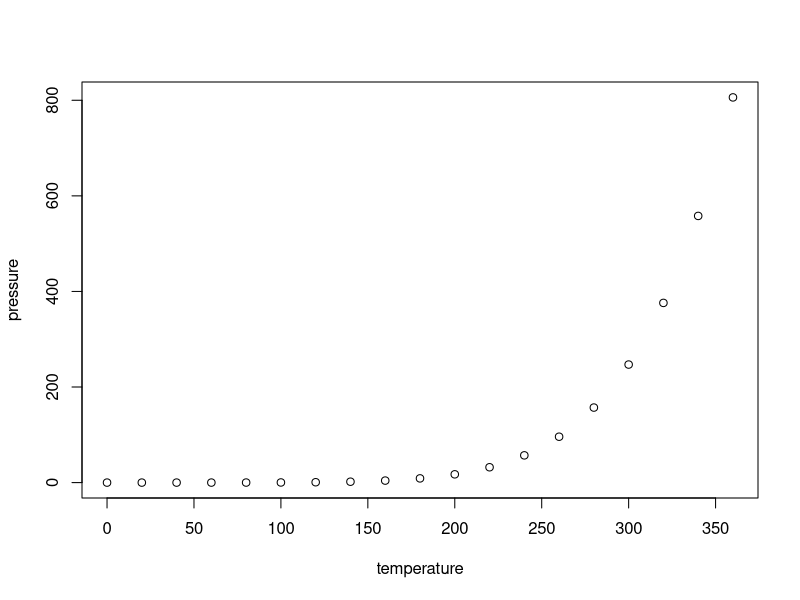
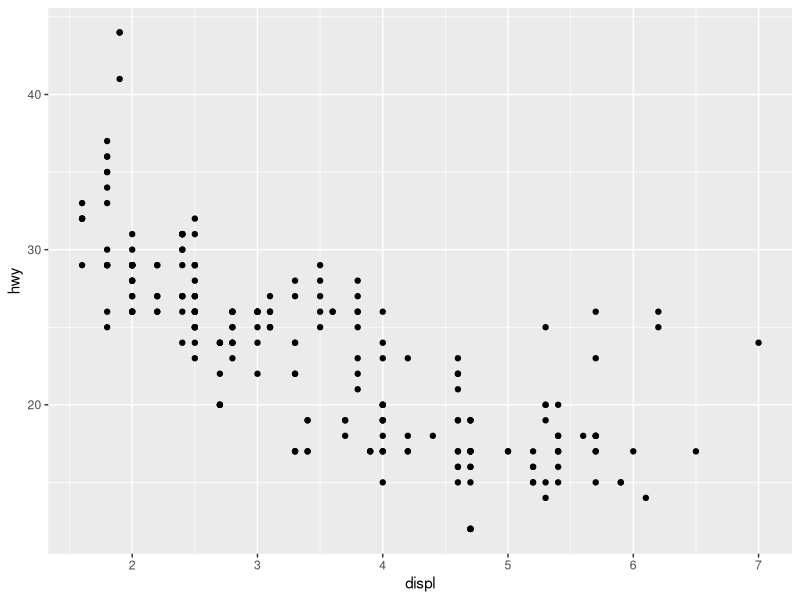
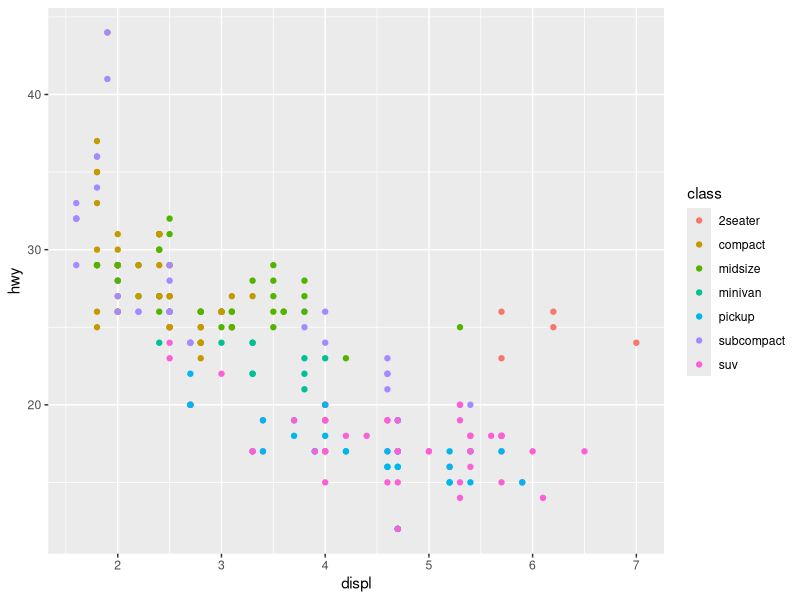
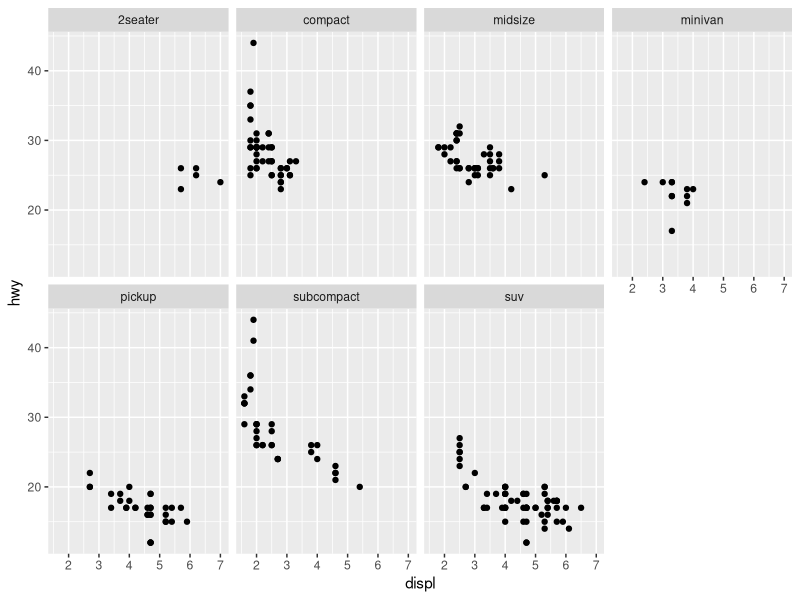
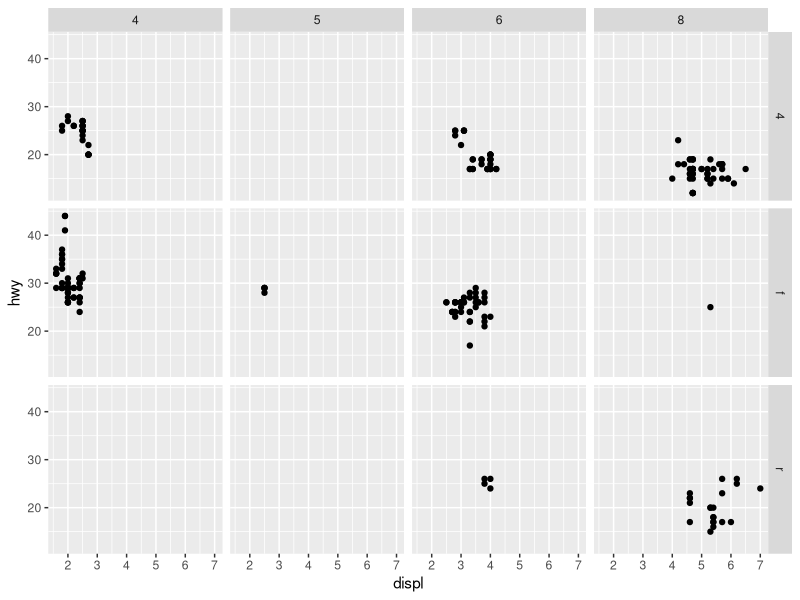
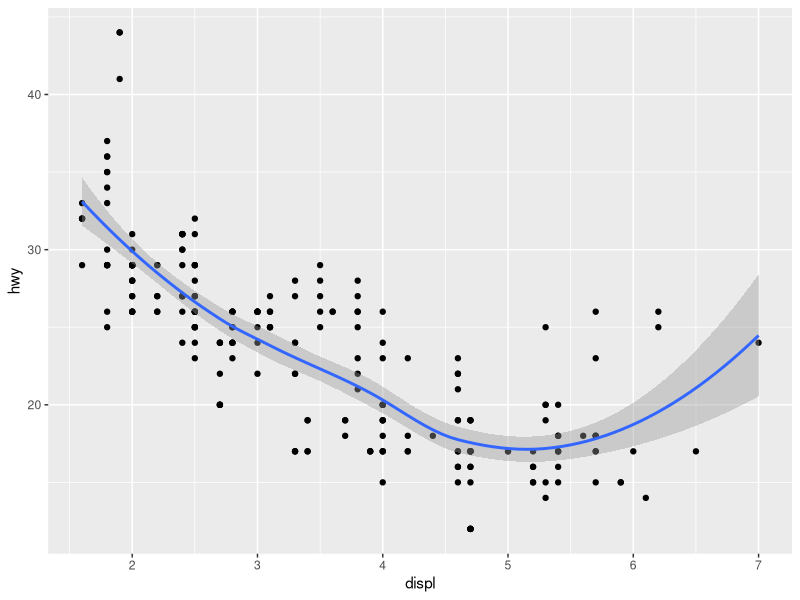
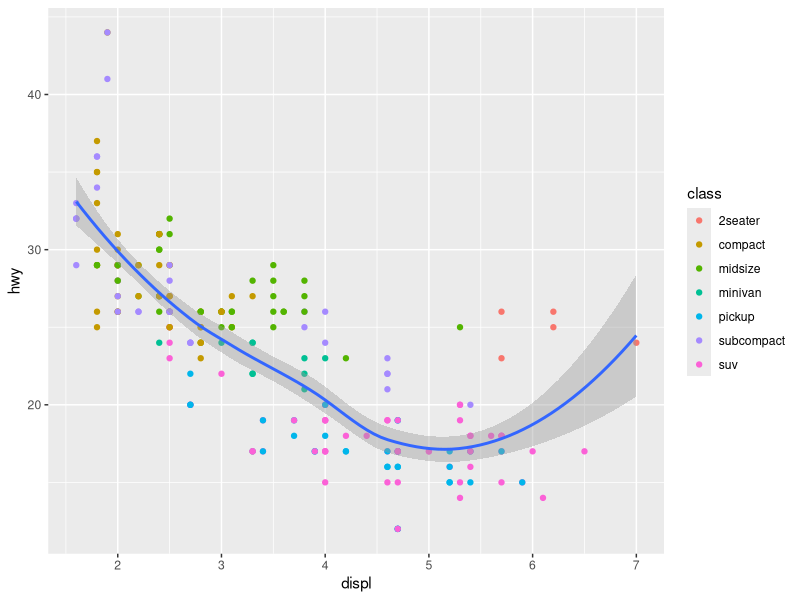
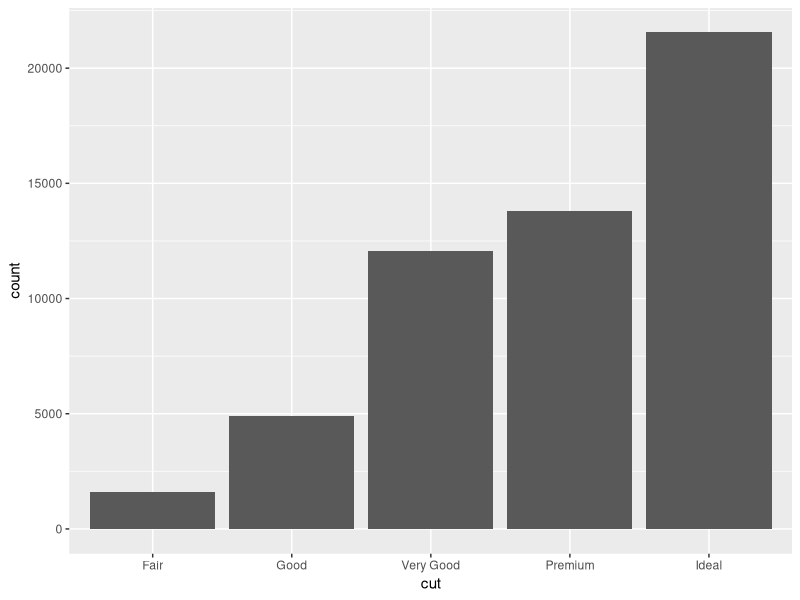

Here is the R script that generated these plots, in order:
## ---- chunk 1
knitr::opts_chunk$set(echo = TRUE)
## ---- chunk 2
summary(cars)
## ---- chunk 3
plot(pressure)
## ---- chunk 4
x=3
y=2
y <-1 
  
  
  
  
  
  
  
  
  
## ---- chunk 5
M <- matrix(c(1,2,3,4,5,6), nrow=2, ncol=3, byrow= TRUE)
print(M)

arr <- array(c(1,2,3,4,5,6), dim=c(2,3,1))
print(arr)


list1 = list(c(1,2,3,4,5,"hello"))
print(list1)


df1 <- data.frame(
  Name <- c("avinash","ram"),
  Age <- c(21,25),
  Weight <- c(65,75)
)
print(df1)

## ---- chunk 6
install.packages("tidyverse")
library(tidyverse)
## ---- chunk 7
mpg

filter_test <- mpg %>% filter(model == 'a4', displ=='1.8')
print(filter_test)


arrange_test <- mpg %>% arrange(displ,cty)
print(arrange_test)


mutate_test <- mpg %>% mutate(old = year <2000)
print(mutate_test)

select_test <- mutate_test %>% select(-drv)
print(select_test)

count_test <- mpg %>% count(model,sort = T)
print(count_test)
## ---- chunk 8
ggplot(data=mpg)+
  geom_point(mapping = aes (x= displ, y=hwy))
## ---- chunk 9
ggplot(data=mpg)+
  geom_point(mapping=aes(x=displ,y=hwy,color=class))
## ---- chunk 10
ggplot(data=mpg)+
  geom_point(mapping=aes(x=displ,y=hwy))+
  facet_wrap (~class, nrow=2)
## ---- chunk 11
ggplot(data=mpg)+
  geom_point(mapping=aes(x=displ,y=hwy))+
  facet_grid(drv ~cyl)
## ---- chunk 12
ggplot(data=mpg)+
  geom_point(mapping=aes(x=displ,y=hwy))+
  geom_smooth(mapping=aes (x=displ,y=hwy))
## ---- chunk 13
ggplot(data=mpg, mapping=aes (x=displ,y=hwy))+
  geom_point(mapping=aes(color=class))+
  geom_smooth()
## ---- chunk 14
diamonds
ggplot(data=diamonds)+
  geom_bar(mapping=aes(x=cut))
